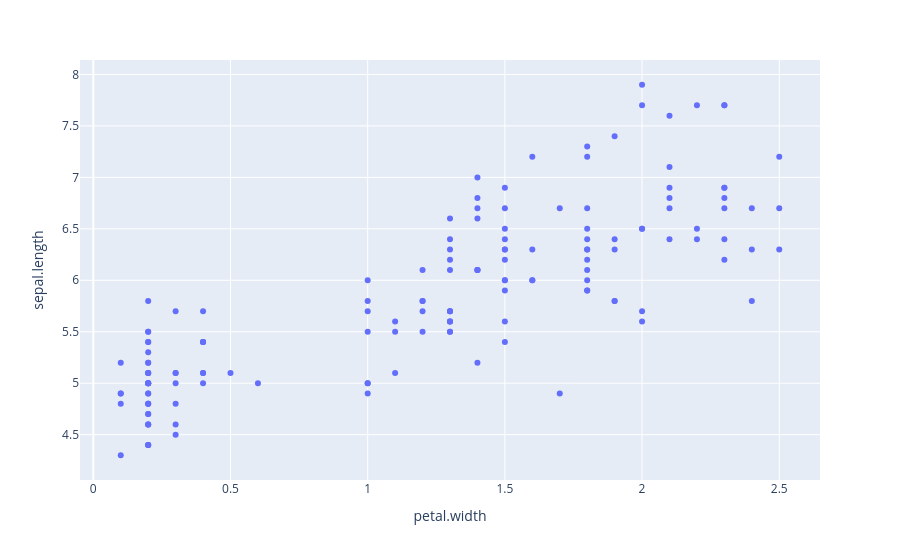

The notebook cell this image was saved under:
### Markdown cell above
![image.png](attachment:image.png)

### Code cell
df.plot.scatter(x='petal.width', y='sepal.length')

### Figure 1 — Plotly figure (JSON) as saved in the notebook; plotly's stock layout.template omitted (floating-point values rounded to 4 significant figures; data arrays with more than 128 entries replaced by an {"elided": "..."} marker saying what was removed)
{"data": [{"hovertemplate": "petal.width=%{x}<br>sepal.length=%{y}<extra></extra>", "legendgroup": "", "marker": {"color": "#636efa", "symbol": "circle"}, "mode": "markers", "name": "", "orientation": "v", "showlegend": false, "type": "scatter", "x": {"elided": "150 float values"}, "xaxis": "x", "y": {"elided": "150 float values"}, "yaxis": "y"}], "layout": {"legend": {"tracegroupgap": 0}, "margin": {"t": 60}, "xaxis": {"anchor": "y", "domain": [0, 1], "title": {"text": "petal.width"}}, "yaxis": {"anchor": "x", "domain": [0, 1], "title": {"text": "sepal.length"}}}}
